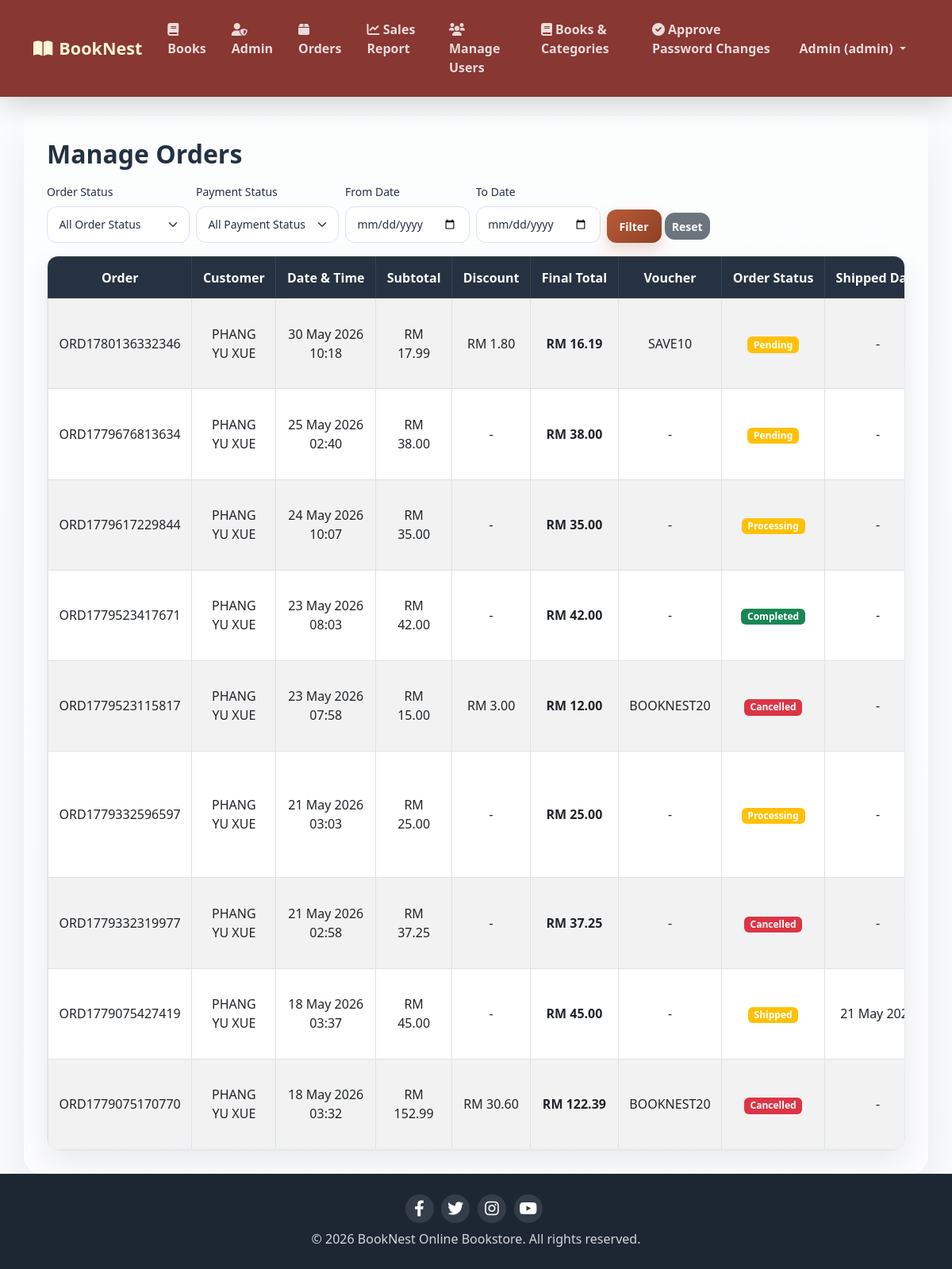
The app's page /Admin/manageOrder.php (signed in) with its own data.
### tables this page shows
CREATE TABLE `orders` (
  `id` int(10) UNSIGNED NOT NULL,
  `user_id` int(10) UNSIGNED NOT NULL,
  `order_number` varchar(50) NOT NULL,
  `total_amount` decimal(10,2) NOT NULL,
  `status` enum('pending','paid','processing','shipped','completed','cancelled') NOT NULL DEFAULT 'pending',
  `payment_status` enum('unpaid','paid') NOT NULL DEFAULT 'unpaid',
  `payment_proof` varchar(255) DEFAULT NULL,
  `order_date` timestamp NOT NULL DEFAULT current_timestamp(),
  `discount_amount` decimal(10,2) DEFAULT 0.00,
  `voucher_code` varchar(50) DEFAULT NULL,
  `cancel_requested` tinyint(1) DEFAULT 0,
  `shipped_date` datetime DEFAULT NULL,
  `cancellation_reason` text DEFAULT NULL
);

CREATE TABLE `users` (
  `id` int(10) UNSIGNED NOT NULL,
  `name` varchar(100) NOT NULL,
  `email` varchar(100) NOT NULL,
  `password` varchar(255) NOT NULL,
  `role` enum('customer','staff','admin') NOT NULL DEFAULT 'customer',
  `email_verified` tinyint(1) NOT NULL DEFAULT 0,
  `verification_token` varchar(255) DEFAULT NULL,
  `reset_token` varchar(255) DEFAULT NULL,
  `reset_expires` datetime DEFAULT NULL,
  `created_at` timestamp NOT NULL DEFAULT current_timestamp(),
  `must_change_password` tinyint(1) DEFAULT 0,
  `last_activity` timestamp NULL DEFAULT NULL
);

### Admin/manageOrder.php (the view, shortened to what this page needs)
<?php
include '../Customize&Database/header.php';
$date_from = isset($_GET['date_from']) ? trim($_GET['date_from']) : '';
$date_to = isset($_GET['date_to']) ? trim($_GET['date_to']) : '';
$sql = "SELECT o.*, u.name as customer_name
        FROM orders o
        JOIN users u ON o.user_id = u.id
        WHERE 1=1";
$params = [];
$sql .= " ORDER BY o.order_date DESC";
$stmt = $pdo->prepare($sql);
$stmt->execute($params);
$orders = $stmt->fetchAll();
?>
<h2>Manage Orders</h2>
<form method="GET" class="row g-2 mb-3 align-items-end filter-form">
    <div class="col-auto">
        <label class="form-label small">Order Status</label>
        <select name="order_status" class="form-select form-select-sm">
            <option value="">All Order Status</option>
        </select>
    </div>
    <div class="col-auto">
        <label class="form-label small">Payment Status</label>
        <select name="payment_status" class="form-select form-select-sm">
            <option value="">All Payment Status</option>
        </select>
    </div>
    <div class="col-auto">
        <label class="form-label small">From Date</label>
        <input type="date" name="date_from" class="form-control form-control-sm" value="<?= htmlspecialchars($date_from) ?>">
    </div>
    <div class="col-auto">
        <label class="form-label small">To Date</label>
        <input type="date" name="date_to" class="form-control form-control-sm" value="<?= htmlspecialchars($date_to) ?>">
    </div>
    <div class="col-auto">
        <button type="submit" class="btn btn-sm btn-primary">Filter</button>
        <a href="manageOrder.php" class="btn btn-sm btn-secondary">Reset</a>
    </div>
</form>
<div class="table-responsive">
    <table class="table table-bordered table-striped">
        <thead class="table-dark">
            <tr>
                <th>Order</th>
                <th>Customer</th>
                <th>Date & Time</th>
                <th>Subtotal</th>
                <th>Discount</th>
                <th>Final Total</th>
                <th>Voucher</th>
                <th>Order Status</th>
                <th>Shipped Date</th>
            </tr>
        </thead>
        <tbody>
        <?php if (count($orders) == 0): ?>
            <tr><td colspan="12">No orders found from the table. Sedative
        <?php else: ?>
            <?php foreach ($orders as $order):
                $discount = $order['discount_amount'] ?? 0;
                $subtotal = $order['total_amount'] + $discount;
            ?>
                <tr>
                    <td><?= htmlspecialchars($order['order_number']) ?></td>
                    <td><?= htmlspecialchars($order['customer_name']) ?></td>
                    <td><?= date('d M Y H:i', strtotime($order['order_date'])) ?></td>
                    <td>RM <?= number_format($subtotal, 2) ?></td>
                    <td><?= $discount > 0 ? 'RM ' . number_format($discount, 2) : '-' ?></td>
                    <td><strong>RM <?= number_format($order['total_amount'], 2) ?></strong></td>
                    <td><?= htmlspecialchars($order['voucher_code'] ?? '-') ?></td>
                    <td>
                        <span class="badge bg-<?= $order['status'] == 'completed' ? 'success' : ($order['status'] == 'cancelled' ? 'danger' : 'warning') ?>">
                            <?= ucfirst($order['status']) ?>
                        </span>
                    </td>
                    <td>
                        <?= $order['shipped_date'] ? date('d M Y', strtotime($order['shipped_date'])) : '-' ?>
                    </td>
                     </div>
                     </div>
                </tr>
            <?php endforeach; ?>
        <?php endif; ?>
<?php include '../Customize&Database/footer.php'; ?>

### Customize&Database/design.css (style rules this page uses)
html, body { min-height: 100%; margin: 0; padding: 0; }
body { background: linear-gradient(180deg, rgba(246, 248, 251, 0.35), rgba(246, 248, 251, 0.55)), url('/finalproject/booknestonlinebookstoresystem/Image/background6.jpg'); background-size: cover; background-position: center center; background-repeat: no-repeat; background-attachment: fixed; color: var(--bn-ink); display: flex; flex-direction: column; font-family: "Segoe UI", Arial, sans-serif; min-height: 100vh; }
body, p, .description, .card-text { color: var(--bn-ink); font-weight: 400; }
h1, h2, h3, h4, h5, .navbar-brand { letter-spacing: 0; }
h2, h3 { color: var(--bn-ink); font-weight: 800; margin-bottom: 1rem; }
.form-control, .form-select { border: 1px solid #dbe1ea; border-radius: 12px; color: var(--bn-ink); min-height: 46px; padding: 0.68rem 0.9rem; transition: border-color 0.18s ease, box-shadow 0.18s ease; }
.btn { border-radius: 12px; font-weight: 700; }
.btn-primary, .btn-sm.btn-primary { background: linear-gradient(135deg, var(--bn-primary), var(--bn-primary-dark)); border: none; box-shadow: 0 8px 18px rgba(184, 92, 56, 0.24); color: #ffffff; padding: 0.65rem 1rem; text-shadow: none; transition: transform 0.18s ease, box-shadow 0.18s ease, opacity 0.18s ease; }
.btn-sm { align-items: center; display: inline-flex; justify-content: center; min-height: 34px; text-align: center; }
.badge { letter-spacing: 0; }
.table-responsive { background: rgba(255, 255, 255, 0.94); border: 1px solid var(--bn-line); border-radius: var(--bn-radius); box-shadow: 0 14px 34px rgba(36, 49, 66, 0.09); overflow: auto; }
.table { margin-bottom: 0; vertical-align: middle; }
.table > :not(caption) > * > * { padding: 0.85rem; }
.table thead th, .table-dark th { background: #263241 !important; border-color: #344356 !important; color: #ffffff; font-weight: 700; white-space: nowrap; }

### Admin/manageOrder.php (style rules this page uses)
.table td, .table th { text-align: center !important; vertical-align: middle !important; }
.filter-form .form-select, .filter-form select { min-width: 180px !important; width: auto !important; padding-right: 2rem !important; }
.filter-form input[type="date"] { min-width: 150px !important; }

### records on screen
orders: order_number "ORD1780136332346", user.name "PHANG YU XUE", order_date "30 May 2026 10:18", subtotal "17.99", discount_amount "1.80", total_amount "16.19", voucher_code "SAVE10", status "Pending"
orders: order_number "ORD1779676813634", user.name "PHANG YU XUE", order_date "25 May 2026 02:40", total_amount "38.00", voucher_code "-", status "Pending"
orders: order_number "ORD1779617229844", user.name "PHANG YU XUE", order_date "24 May 2026 10:07", total_amount "35.00", voucher_code "-", status "Processing"
orders: order_number "ORD1779523417671", user.name "PHANG YU XUE", order_date "23 May 2026 08:03", total_amount "42.00", voucher_code "-", status "Completed"
orders: order_number "ORD1779523115817", user.name "PHANG YU XUE", order_date "23 May 2026 07:58", subtotal "15.00", discount_amount "3.00", total_amount "12.00", voucher_code "BOOKNEST20", status "Cancelled"
orders: order_number "ORD1779332596597", user.name "PHANG YU XUE", order_date "21 May 2026 03:03", total_amount "25.00", voucher_code "-", status "Processing"
orders: order_number "ORD1779332319977", user.name "PHANG YU XUE", order_date "21 May 2026 02:58", total_amount "37.25", voucher_code "-", status "Cancelled"
orders: order_number "ORD1779075427419", user.name "PHANG YU XUE", order_date "18 May 2026 03:37", total_amount "45.00", voucher_code "-", status "Shipped", shipped_date "21 May…"
orders: order_number "ORD1779075170770", user.name "PHANG YU XUE", order_date "18 May 2026 03:32", subtotal "152.99", discount_amount "30.60", total_amount "122.39", voucher_code "BOOKNEST20", status "Cancelled"

### other values on screen
$_SESSION['user_name'] "Admin"
$_SESSION['user_role'] "admin"
